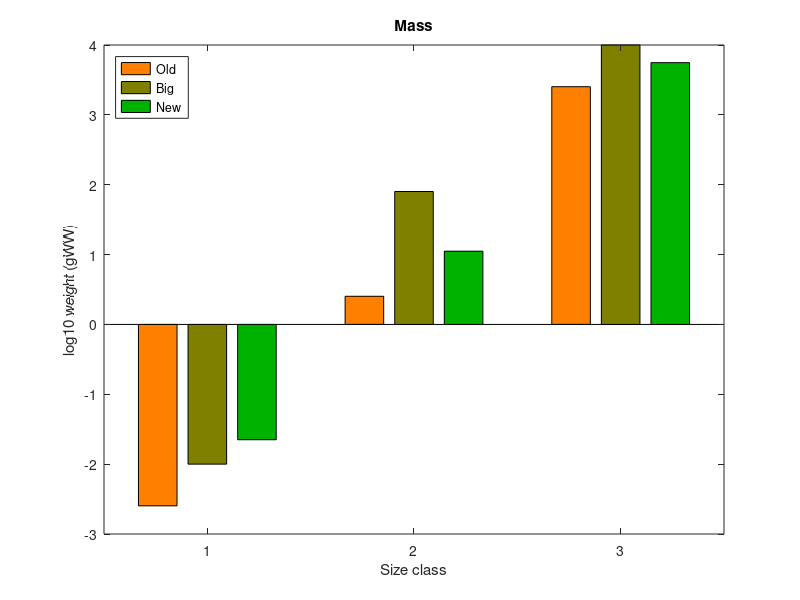
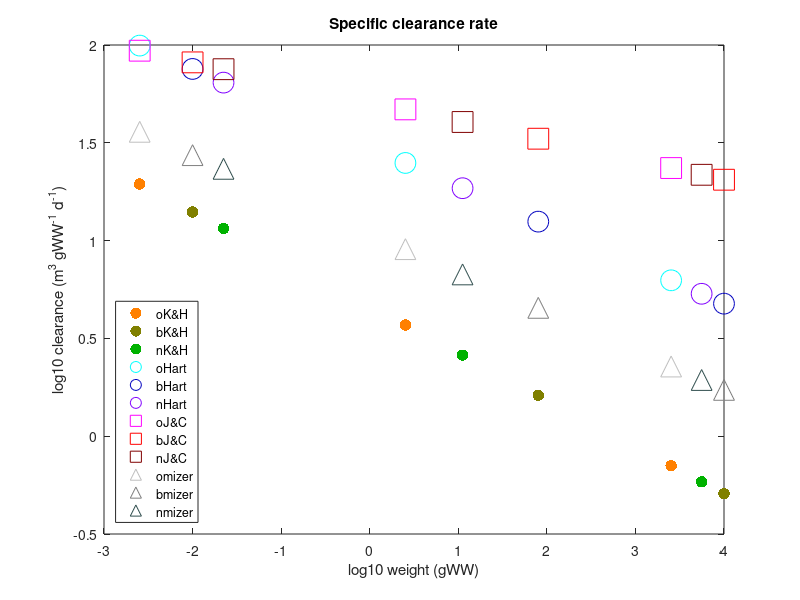
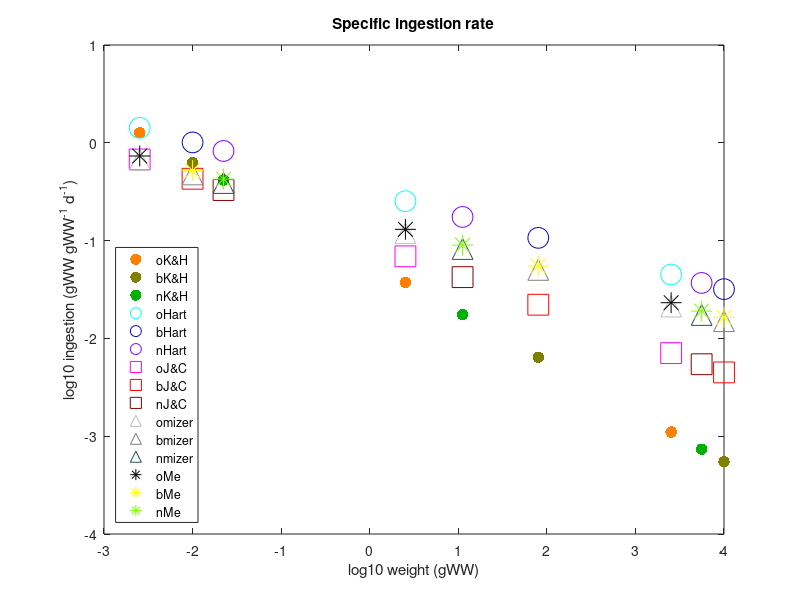
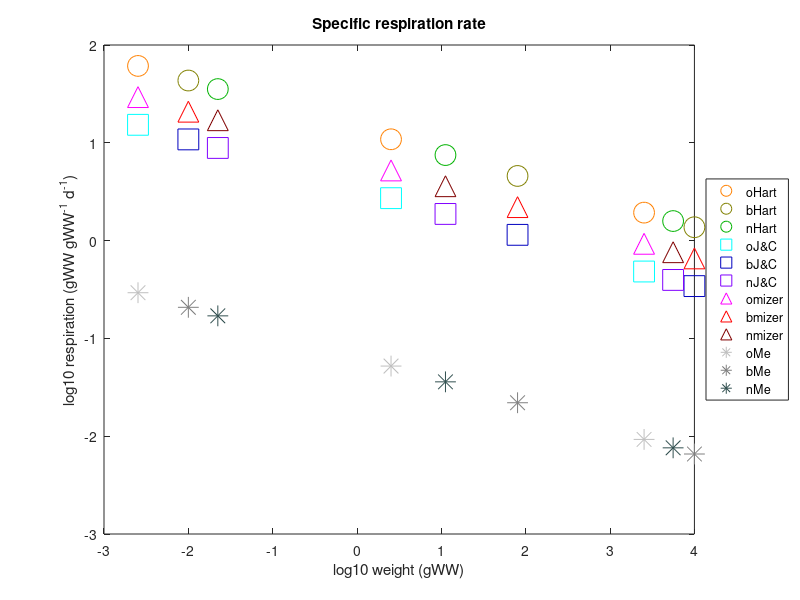

These charts were generated, in order, by the following MATLAB code:
% Compare diff Cmax, metab, A, ingest eqs
% Old sizes, big sizes, new sizes

clear all
close all

cm21=[1 0.5 0;...   %orange
    0.5 0.5 0;... %tan/army
    0 0.7 0;...   %g
    0 1 1;...     %c
    0 0 0.75;...  %b
    0.5 0 1;...   %purple
    1 0 1;...     %m
    1 0 0;...     %r
    0.5 0 0;...   %maroon
    0.75 0.75 0.75;... %lt grey
    0.5 0.5 0.5;...    %med grey
    49/255 79/255 79/255;... %dk grey
    0 0 0;...      %black
    1 1 0;...      %yellow
    127/255 255/255 0;... %lime green
    0 0.5 0;...    %dk green
    0/255 206/255 209/255;... %turq
    0 0.5 0.75;...   %med blue
    188/255 143/255 143/255;... %rosy brown
    255/255 192/255 203/255;... %pink
    255/255 160/255 122/255]; %peach

set(groot,'defaultAxesColorOrder',cm21);

%% OLD
L_s = 10^((log10(2)+log10(20))/2);
L_m = 10^((log10(20)+log10(200))/2);
L_l = 10^((log10(200)+log10(2000))/2);

M_s = 0.01 * (0.1*L_s)^3;
M_m = 0.01 * (0.1*L_m)^3;
M_l = 0.01 * (0.1*L_l)^3;
Om=[M_s; M_m; M_l];

%% BIG
L_s = 10.0; % small
L_m = 200.0; % medium
L_l = 1.0e3;% large

M_s = 0.01 * (0.1*L_s)^3;
M_m = 0.01 * (0.1*L_m)^3;
M_l = 0.01 * (0.1*L_l)^3;
Bm=[M_s; M_m; M_l];

%% NEW
%!Individual Mass (g)
M_s = 10^((log10(0.001)+log10(0.5))/2);
M_m = 10^((log10(0.5)+log10(250))/2);
M_l = 10^((log10(250)+log10(125000))/2);

%! Body lengths (mm)
% Convert from mm to cm and use their const coeff = 0.01g/cm3
L_s = 10.0 * (M_s/0.01)^(1/3); % small
L_m = 10.0 * (M_m/0.01)^(1/3); % medium
L_l = 10.0 * (M_l/0.01)^(1/3); % large

Nm=[M_s; M_m; M_l];

M = [Om, Bm, Nm];

%Hartvig et al. constants
q=1-0.8;
h=85;
w=0.0025298;
gamma=0.8e4;
n=1-0.75;
p=1-0.75;
k=10;
u=0.84;

%mizer constants
h2=40;
gamma2=2.9e3;
k2=4.8;
u2=3;

%J&C 15 constants
Q=1-0.9;
H=25;
W=0.0025298;
G=1.37e4;
N=1-0.67;
K=2.5;
U=0.5;

prey=0:0.005:0.3;
temp=15;

%% Mortality
%Hartvig
Hu = exp(0.063*(temp-10.0)) .* (u.*M.^(-n))/365;

%mizer
Zu = exp(0.063*(temp-10.0)) .* (u2.*M.^(-n))/365;

%J&C
Ju = exp(0.063*(temp-10.0)) .* (U.*M.^(-N))/365;

%% Annual Mortality
%Hartvig
HuA = exp(0.063*(temp-10.0)) .* (u.*M.^(-n));

%mizer
ZuA = exp(0.063*(temp-10.0)) .* (u2.*M.^(-n));

%J&C
JuA = exp(0.063*(temp-10.0)) .* (U.*M.^(-N));


%% Max ingestion
%Kiorboe & Hirst
Imax = exp(0.063*(temp-15.0)) .* 2.5 .* M.^(-0.51) .* 24e-3;

%Hartvig
Hcmax = exp(0.063*(temp-10.0)) .* (h.*M.^-n)/365;

%mizer
Zcmax = exp(0.063*(temp-10.0)) .* (h2.*M.^-n)/365;

%J&C
Jcmax = exp(0.063*(temp-10.0)) .* (H.*M.^-N)/365;

%Me
Mcmax = exp(0.063*(temp-15.0)) .* (60.*M.^-n)/365;

%% Respiration
%Hartvig
Hmet = exp(0.063*(temp-10.0)) .* k.*M.^-p;

%mizer
Zmet = exp(0.063*(temp-10.0)) .* k2.*M.^-p;

%J&C
Jmet = exp(0.063*(temp-10.0)) .* K.*M.^-p;

%Me
Mmet = exp(0.063*(temp-15.0)) .* 0.4*Mcmax;

%% Max clearance rate/search volume
%Kiorboe & Hirst = me
Fmax = exp(0.063*(temp-15.0)) .* 10^(3.24) .* M.^(-0.24) .* (24e-3/9);

%Hartvig
HA = exp(0.063*(temp-10.0)) .* (gamma*M.^-q)/365;

%mizer
ZA = exp(0.063*(temp-10.0)) .* (gamma2*M.^-q)/365;

%J&C
JA = exp(0.063*(temp-10.0)) .* (G*M.^-Q)/365;

%%
figure(50)
bar(log10(M))
xlabel('Size class')
ylabel('log10 weight (gWW)')
legend('Old','Big','New')
legend('location','northwest')
title('Mass')
print('-dpng','Comp_mass_all_sizes.png')

%%
figure(1)
%subplot(2,2,1)
plot(log10(M),log10(Fmax),'.','MarkerSize',25); hold on;
plot(log10(M),log10(HA),'o','MarkerSize',15); hold on;
plot(log10(M),log10(JA),'s','MarkerSize',15); hold on;
plot(log10(M),log10(ZA),'^','MarkerSize',15); hold on;
ylabel('log10 clearance (m^3 gWW^-^1 d^-^1)')
xlabel('log10 weight (gWW)')
legend('oK&H','bK&H','nK&H','oHart','bHart','nHart','oJ&C','bJ&C','nJ&C','omizer','bmizer','nmizer')
legend('location','southwest')
title('Specific clearance rate')
print('-dpng','Clearance_comp_mass_all_sizes.png')

%%
figure(2)
%subplot(2,2,1)
plot(log10(M),log10(Imax),'.','MarkerSize',25); hold on;
plot(log10(M),log10(Hcmax),'o','MarkerSize',15); hold on;
plot(log10(M),log10(Jcmax),'s','MarkerSize',15); hold on;
plot(log10(M),log10(Zcmax),'^','MarkerSize',15); hold on;
plot(log10(M),log10(Mcmax),'*','MarkerSize',15); hold on;
ylabel('log10 ingestion (gWW gWW^-^1 d^-^1)')
xlabel('log10 weight (gWW)')
legend('oK&H','bK&H','nK&H','oHart','bHart','nHart','oJ&C','bJ&C','nJ&C','omizer','bmizer','nmizer','oMe','bMe','nMe')
legend('location','southwest')
title('Specific ingestion rate')
print('-dpng','Ingestion_comp_mass_all_sizes.png')

%%
figure(3)
%subplot(2,2,1)
plot(log10(M),log10(Hmet),'o','MarkerSize',15); hold on;
plot(log10(M),log10(Jmet),'s','MarkerSize',15); hold on;
plot(log10(M),log10(Zmet),'^','MarkerSize',15); hold on;
plot(log10(M),log10(Mmet),'*','MarkerSize',15); hold on;
ylabel('log10 respiration (gWW gWW^-^1 d^-^1)')
xlabel('log10 weight (gWW)')
legend('oHart','bHart','nHart','oJ&C','bJ&C','nJ&C','omizer','bmizer','nmizer','oMe','bMe','nMe')
legend('location','eastoutside')
title('Specific respiration rate')
print('-dpng','Respiration_comp_mass_all_sizes.png')

%%
figure(4)
%subplot(2,2,1)
plot(log10(M),log10(Hmet),'o','MarkerSize',15); hold on;
plot(log10(M),log10(Jmet),'s','MarkerSize',15); hold on;
plot(log10(M),log10(Zmet),'^','MarkerSize',15); hold on;
plot(log10(M),log10(Mmet),'*','MarkerSize',15); hold on;
plot(log10(M),log10(0.2*Mcmax),'.','MarkerSize',25); hold on;
ylabel('log10 respiration (gWW gWW^-^1 d^-^1)')
xlabel('log10 weight (gWW)')
legend('oHart','bHart','nHart','oJ&C','bJ&C','nJ&C','omizer','bmizer','nmizer','oMe4','bMe4','nMe4','oMe2','bMe2','nMe2')
legend('location','eastoutside')
title('Specific respiration rate')
print('-dpng','Respiration_comp_fcrit_all_sizes.png')

%%
figure(5)
%subplot(2,2,1)
plot(log10(M),(Hu),'o','MarkerSize',15); hold on;
plot(log10(M),(Ju),'s','MarkerSize',15); hold on;
plot(log10(M),(Zu),'^','MarkerSize',15); hold on;
ylabel('mortality rate (d^-^1)')
xlabel('log10 weight (gWW)')
legend('oHart','bHart','nHart','oJ&C','bJ&C','nJ&C','omizer','bmizer','nmizer')
legend('location','northeast')
title('Daily mortality rate')
print('-dpng','Mortality_comp_mass_all_sizes.png')


